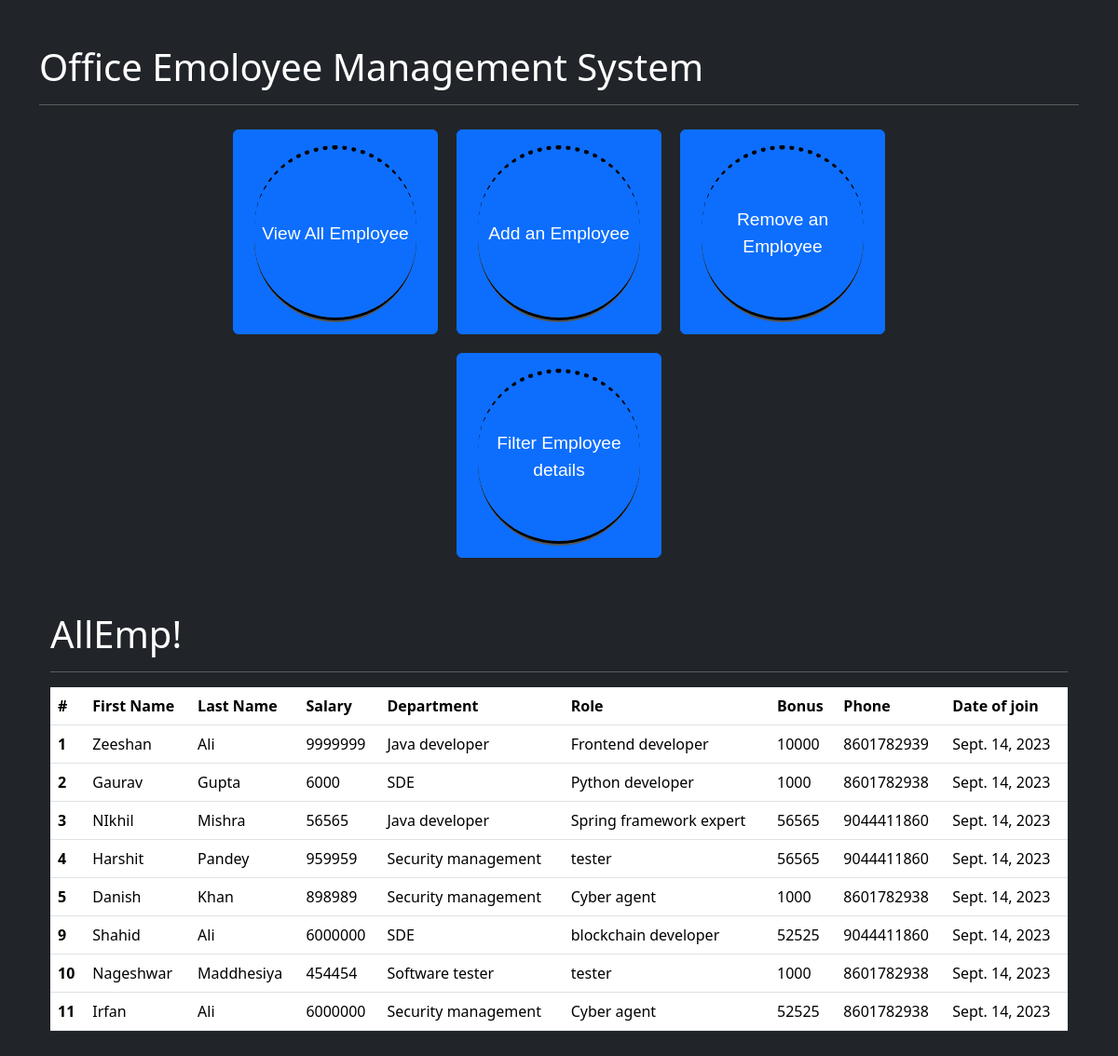
The app's page /allEmp with its own data.
### emp_app/models.py (models this page shows, shortened)
class Employee(models.Model):
    f_name = models.CharField(max_length=30)
    l_name = models.CharField(max_length=30)
    dept = models.ForeignKey(Department,on_delete=models.CASCADE)
    salary = models.IntegerField(default=0)
    bonus = models.IntegerField(default=0)
    role = models.ForeignKey(Role,on_delete=models.CASCADE)
    phone = models.IntegerField(default=0)
    hire_date = models.DateField()

class Department(models.Model):
    name = models.CharField(max_length=30,null=False)
    location = models.CharField(max_length=100)

class Role(models.Model):
    name = models.CharField(max_length=30,null=False)

### emp_app/views.py (the view)
# urls.py: path('allEmp',views.allEmp ,name='allEmp'),
def allEmp(request):
    emp = Employee.objects.all()
    Context = {
        'emps':emp
    }
    return render(request,'allEmp.html',Context)

### emp_app/templates/allEmp.html (shortened to what this page needs)
{% extends "index.html" %}
    {% block body %}
    <div class="container pt-5  text-white">
      <h1>AllEmp!</h1>
      <hr/>
      <table class="table">
        <thead>
          <tr>
            <th scope="col">#</th>
            <th scope="col">First Name</th>
            <th scope="col">Last Name</th>
            <th scope="col">Salary</th>
            <th scope="col">Department</th>
            <th scope="col">Role</th>
            <th scope="col">Bonus</th>
            <th scope="col">Phone</th>
            <th scope="col">Date of join</th>
          </tr>
        </thead>
        {% for emp in emps %}
        <tbody>
          <tr>
            <th scope="row">{{emp.id}}</th>
            <td>{{emp.f_name}}</td>
            <td>{{emp.l_name}}</td>
            <td>{{emp.salary}}</td>
            <td>{{emp.dept.name}}</td>
            <td>{{emp.role.name}}</td>
            <td>{{emp.bonus}}</td>
            <td>{{emp.phone}}</td>
            <td>{{emp.hire_date}}</td>
          </tr>
        </tbody>
        {% endfor %}
      </table>
    </div>
    {% endblock body %}

### emp_app/templates/index.html (shortened to what this page needs)
<!doctype html>
<html lang="en">
  <head>
    <link href="https://cdn.jsdelivr.net/npm/bootstrap@5.3.1/dist/css/bootstrap.min.css" rel="stylesheet">
</head>
  <body class="bg-dark text-white">
    <div class="container py-5">
        <h1>Office Emoloyee Management System </h1>
        <hr>
        <div class="row">
          {% block btns %}
          <div class="col-md-10 mx-auto btn-container">
            <button type="button" class="btn btn-primary ind-btn"><a href="/allEmp">View All Employee</a></button>
            <button type="button" class="btn btn-primary ind-btn"><a href="/addEmp">Add an Employee</a></button>
            <button type="button" class="btn btn-primary ind-btn"><a href="/removeEmp">Remove an Employee</a></button>
            <button type="button" class="btn btn-primary ind-btn"><a href="/filterEmp">Filter Employee details</a></button>
          </div>
          {% endblock btns %}
        </div>
        {% block body %}
        {% endblock body %}
    </div>
  </body>
</html>

### records on screen
Employee: id "1", f_name "Zeeshan", l_name "Ali", salary "9999999", dept.name "Java developer", role.name "Frontend developer", bonus "10000", phone "8601782939", hire_date "Sept. 14, 2023"
Employee: id "2", f_name "Gaurav", l_name "Gupta", salary "6000", dept.name "SDE", role.name "Python developer", bonus "1000", phone "8601782938", hire_date "Sept. 14, 2023"
Employee: id "3", f_name "NIkhil", l_name "Mishra", salary "56565", dept.name "Java developer", role.name "Spring framework expert", bonus "56565", phone "9044411860", hire_date "Sept. 14, 2023"
Employee: id "4", f_name "Harshit", l_name "Pandey", salary "959959", dept.name "Security management", role.name "tester", bonus "56565", phone "9044411860", hire_date "Sept. 14, 2023"
Employee: id "5", f_name "Danish", l_name "Khan", salary "898989", dept.name "Security management", role.name "Cyber agent", bonus "1000", phone "8601782938", hire_date "Sept. 14, 2023"
Employee: id "9", f_name "Shahid", l_name "Ali", salary "6000000", dept.name "SDE", role.name "blockchain developer", bonus "52525", phone "9044411860", hire_date "Sept. 14, 2023"
Employee: id "10", f_name "Nageshwar", l_name "Maddhesiya", salary "454454", dept.name "Software tester", role.name "tester", bonus "1000", phone "8601782938", hire_date "Sept. 14, 2023"
Employee: id "11", f_name "Irfan", l_name "Ali", salary "6000000", dept.name "Security management", role.name "Cyber agent", bonus "52525", phone "8601782938", hire_date "Sept. 14, 2023"
